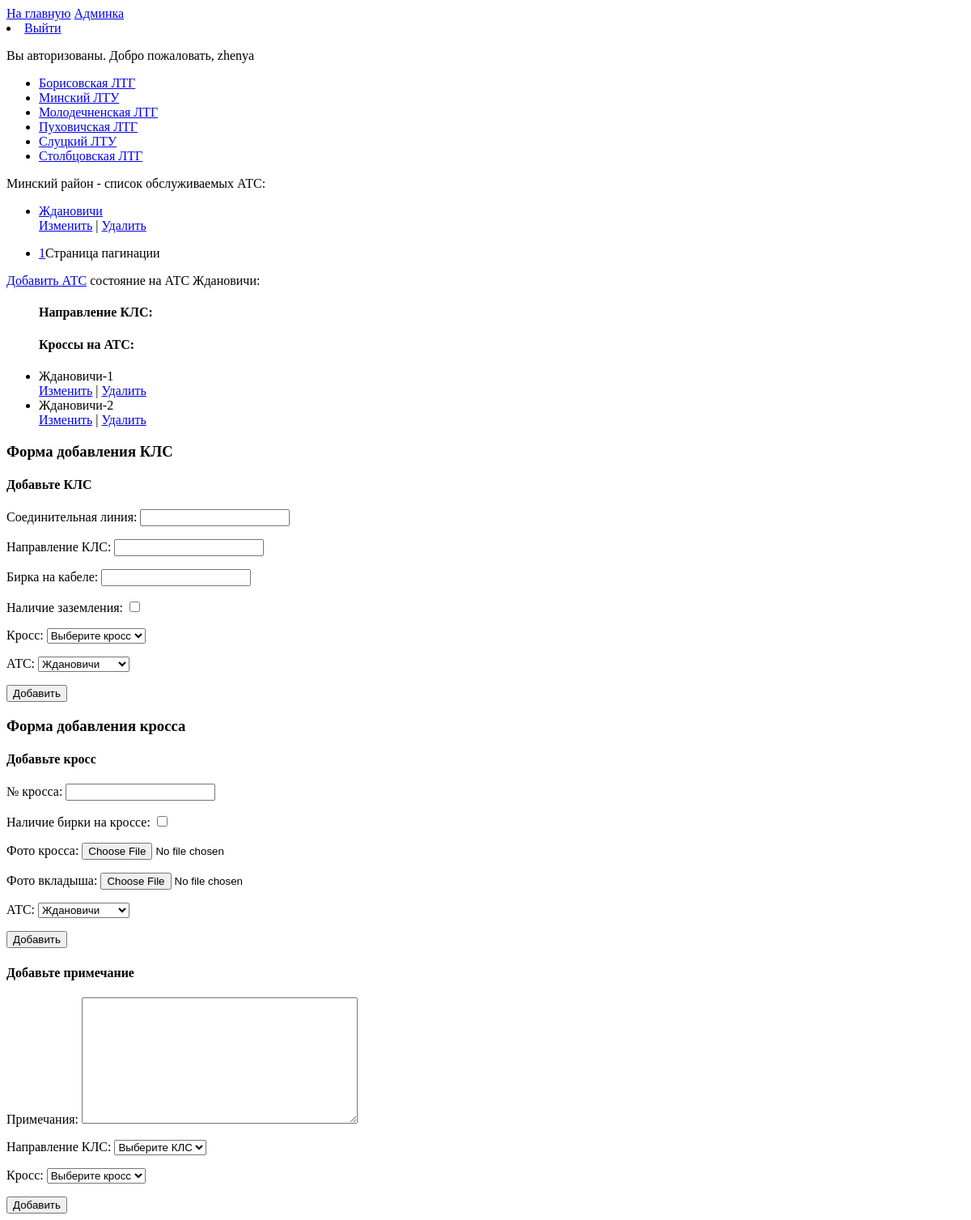
/ats_room/zhdanovichi/ (signed in), run on an earlier commit of the app's database.
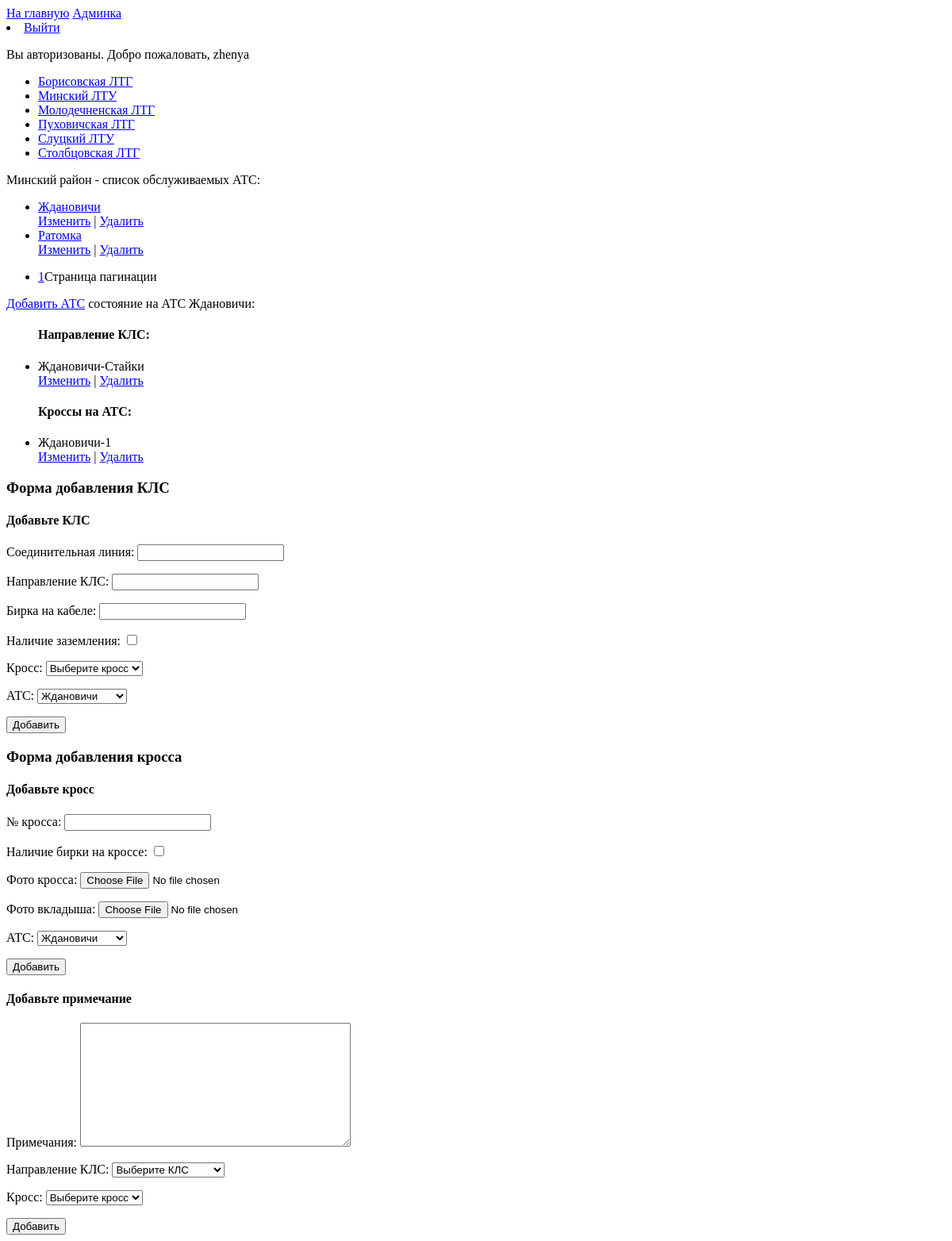
And on a later commit of the database.
### ats/models.py (models this page shows, shortened)
class Department(models.Model):
    name = models.CharField(max_length=20, verbose_name='Подразделение')
    slug = models.SlugField(max_length=255, unique=True, db_index=True, verbose_name="URL")
    def get_absolute_url(self):
        return reverse('area', kwargs={'dep_slug': self.slug})
    class Meta:
        verbose_name = 'Подразделения'
        verbose_name_plural = 'Подразделения'
        ordering = ['name']

class Area(models.Model):
    name = models.CharField(max_length=20, verbose_name='Наименование района')
    slug = models.SlugField(max_length=255, unique=True, db_index=True, verbose_name="URL")
    department = models.ManyToManyField('Department', related_name="areas", verbose_name='Подразделение')
    class Meta:
        verbose_name = 'Районы'
        verbose_name_plural = 'Районы'
        ordering = ['name']

class Ats(models.Model):
    name = models.CharField(max_length=20, verbose_name='Наименование АТС')
    slug = models.SlugField(max_length=255, unique=True, db_index=True, verbose_name="URL")
    area = models.ForeignKey('Area', on_delete=models.CASCADE, verbose_name='Район')
    def __str__(self):
        return self.name
    def get_absolute_url(self):
        return reverse('ats_room', kwargs={'ats_slug': self.slug})
    class Meta:
        verbose_name = 'АТС'
        verbose_name_plural = 'АТС'
        ordering = ['name']

class Cross(models.Model):
    number = models.CharField(max_length=3, verbose_name='№ кросса')
    slug = models.SlugField(max_length=255, unique=True, db_index=True, verbose_name="URL")
    tag = models.BooleanField(blank=True, verbose_name='Наличие бирки на кроссе')
    photo_cross = models.ImageField(blank=True, upload_to="photos/%Y/%m/%d/", verbose_name='Фото кросса')
    photo_insert = models.ImageField(blank=True, upload_to="photos/%Y/%m/%d/", verbose_name='Фото вкладыша')
    time_create = models.DateTimeField(auto_now_add=True, verbose_name='Дата добавления')
    time_update = models.DateTimeField(auto_now=True, verbose_name='Дата изменения')
    ats = models.ForeignKey('Ats',  on_delete=models.CASCADE, verbose_name='АТС')
    def __str__(self):
        return f"{self.ats.name}-{self.number}"
    class Meta:
        verbose_name = 'Кроссы'
        verbose_name_plural = 'Кроссы'
        ordering = ['number']

class Cable(models.Model):
    sl = models.CharField(max_length=7, verbose_name='Соединительная линия')
    direction = models.CharField(max_length=40, verbose_name='Направление КЛС')
    slug = models.SlugField(max_length=255, unique=True, db_index=True, verbose_name="URL")
    tag = models.CharField(max_length=40, verbose_name='Бирка на кабеле')
    grounding = models.BooleanField(blank=True, verbose_name='Наличие заземления')
    time_create = models.DateTimeField(auto_now_add=True, verbose_name='Дата добавления')
    time_update = models.DateTimeField(auto_now=True, verbose_name='Дата изменения')
    cross = models.ForeignKey('Cross', on_delete=models.CASCADE, verbose_name='Кросс')
    ats = models.ForeignKey('Ats', on_delete=models.CASCADE, verbose_name='АТС')
    def __str__(self):
        return self.direction
    class Meta:
        verbose_name = 'КЛС'
        verbose_name_plural = 'КЛС'
        ordering = ['direction']

### ats/views.py (the view)
# urls.py: path('ats_room/<slug:ats_slug>/', ats_room, name='ats_room'),
def ats_room(request, ats_slug):
    if request.user.is_authenticated:
        ar = Ats.objects.get(slug=ats_slug).area
        list_ats = Ats.objects.filter(area__name=ar.name)
        at = Ats.objects.get(slug=ats_slug)
        list_cable = Cable.objects.filter(ats__name=at.name)
        list_cross = Cross.objects.filter(ats__name=at.name)
        paginator = Paginator(list_ats, 5)
        page_number = request.GET.get('page')
        page_obj = paginator.get_page(page_number)
        if request.method == 'POST':
            form_cable = AddCableForm(list_cross, request.POST)
            form_cross = AddCrossForm(request.POST, request.FILES)
            form_note = AddNoteForm(list_cross, list_cable, request.POST)
            if form_cable.is_valid():
                form_cable.save()
                return redirect(request.path)
            elif form_cross.is_valid():
                form_cross.save()
                return redirect(request.path)
            elif form_note.is_valid():
                form_note.save()
                return redirect(request.path)
        else:
            form_cable = AddCableForm(list_cross, initial={'ats': at})
            form_cross = AddCrossForm(initial={'ats': at})
            form_note = AddNoteForm(list_cross, list_cable)
        context = {
            'form_cable': form_cable,
            'form_cross': form_cross,
            'form_note': form_note,
            'ar': ar,
            'list_ats': list_ats,
            'at': at,
            'list_cable': list_cable,
            'list_cross': list_cross,
            'page_obj': page_obj
        }
        return render(request, 'ats/ats_room.html', context=context)
    else:
        return redirect('login')

### ats/forms.py
class AddCableForm(forms.ModelForm):
    def __init__(self, list_cross, *args, **kwargs):
        super().__init__(*args, **kwargs)
        self.fields['cross'].empty_label = "Выберите кросс"
        self.fields['cross'].queryset = list_cross
        self.fields['ats'].empty_label = "Выберите АТС"
    class Meta:
        model = Cable
        fields = ['sl', 'direction', 'tag', 'grounding', 'cross', 'ats']

class AddCrossForm(forms.ModelForm):
    def __init__(self, *args, **kwargs):
        super().__init__(*args, **kwargs)
        self.fields['ats'].empty_label = "Выберите АТС"
    class Meta:
        model = Cross
        fields = ['number', 'tag', 'photo_cross', 'photo_insert', 'ats']

### ats/templatetags/dep_tag.py (called while the page is built)
@register.simple_tag(name='getdep')
def get_department():
    return Department.objects.all()

### ats/templates/ats/ats_room.html (shortened to what this page needs)
{% extends 'ats/ats_lst.html' %}
{% block ats %}
    состояние на АТС {{ at.name }}:
    <ul>
        <h4>Направление КЛС:</h4>
        {% for lst in list_cable %}
            <li>{{ lst.direction }}</li>
            <a href="{% url 'edit_cable' cable_slug=lst.slug %}">Изменить</a> |
            <a href="{% url 'delete_cable' cable_slug=lst.slug %}">Удалить</a>
        {% endfor %}
        <h4>Кроссы на АТС:</h4>
        {% for lst in list_cross %}
            <li>{{ lst }}</li>
            <a href="{% url 'edit_cross' cross_slug=lst.slug %}">Изменить</a> |
            <a href="{% url 'delete_cross' cross_slug=lst.slug %}">Удалить</a>
        {% endfor %}
    </ul>
    <form action="{% url 'ats_room' ats_slug=at.slug %}" method="post">
        <h3>Форма добавления КЛС</h3>
        <h4>Добавьте КЛС</h4>
        {{ form_cable.as_p }}
        <button type="submit">Добавить</button>
        <br>
    </form>
    <form action="{% url 'ats_room' ats_slug=at.slug %}" method="post">
        <h3>Форма добавления кросса</h3>
        <h4>Добавьте кросс</h4>
        {{ form_cross.as_p }}
        <button type="submit">Добавить</button>
    </form>
    <form action="{% url 'ats_room' ats_slug=at.slug %}" method="post" enctype="multipart/form-data">
        <h4>Добавьте примечание</h4>
        {{ form_note.as_p }}
        <button type="submit">Добавить</button>
    </form>
{% endblock %}

### ats/templates/ats/ats_lst.html
{% extends 'ats/base.html' %}
{% block content %}
    {% block ats_lst %}
        {{ ar.name }} район - cписок обслуживаемых АТС:
        <ul>
            {% for lst in page_obj %}
                {% if not forloop.last %}
                    <li><a href="{{ lst.get_absolute_url }}">{{ lst.name }}</a></li>
                    <a href="{% url 'edit_ats' ats_slug=lst.slug %}">Изменить</a> |
                    <a href="{% url 'delete_ats' ats_slug=lst.slug %}">Удалить</a>
                {% else %}
                    <li class="last"><a href="{{ lst.get_absolute_url }}">{{ lst.name }}</a></li>
                    <a href="{% url 'edit_ats' ats_slug=lst.slug %}">Изменить</a> |
                    <a href="{% url 'delete_ats' ats_slug=lst.slug %}">Удалить</a>
                {% endif %}
            {% endfor %}
        </ul>
        <nav>
            <ul>
                {% for p in page_obj.paginator.page_range %}
                    <li>
                        <a href="?page={{ p }}">{{ p }}</a>Страница пагинации
                    </li>
                {% endfor %}
            </ul>
        </nav>
    {% endblock %}
    {% block addats %}
        <a href="{% url 'add_ats' area_slug=ar.slug %}">Добавить АТС</a>
    {% endblock %}
    {% block ats %}
    {% endblock %}
{% endblock %}

### ats/templates/ats/base.html (shortened to what this page needs)
{% load static %}
{% load dep_tag %}
<!DOCTYPE html>
<html lang="en">
<head>
</head>
<body>
{% block lst_department %}
    <a href="{% url 'home' %}">На главную</a>
    <a href="/admin/">Админка</a>
    {% if request.user.is_authenticated %}
        <li> <a href="{% url 'logout' %}">Выйти</a></li>
        <p>Вы авторизованы. Добро пожаловать, {{ request.user.username }}</p>
    {% else %}
    <li> <a href="{% url 'login' %}">Войти</a></li>
    {% endif %}
    {% getdep as list_dep %}
    <ul>
        {% for lst in list_dep %}
            {% if not forloop.last %}
                <li><a href="{{ lst.get_absolute_url }}">{{lst.name}}</a></li>
            {% else %}
                <li class="last"><a href="{{ lst.get_absolute_url }}">{{lst.name}}</a></li>
            {% endif %}
        {% endfor %}
    </ul>
{% endblock lst_department %}
{% block content %}
{% endblock %}
</body>
</html>

What changed in the data, as far as the page shows it:
removed Cross: ats+number "Ждановичи-2"
added Ats: name "Ратомка"
added Cable: direction "Ждановичи-Стайки"
